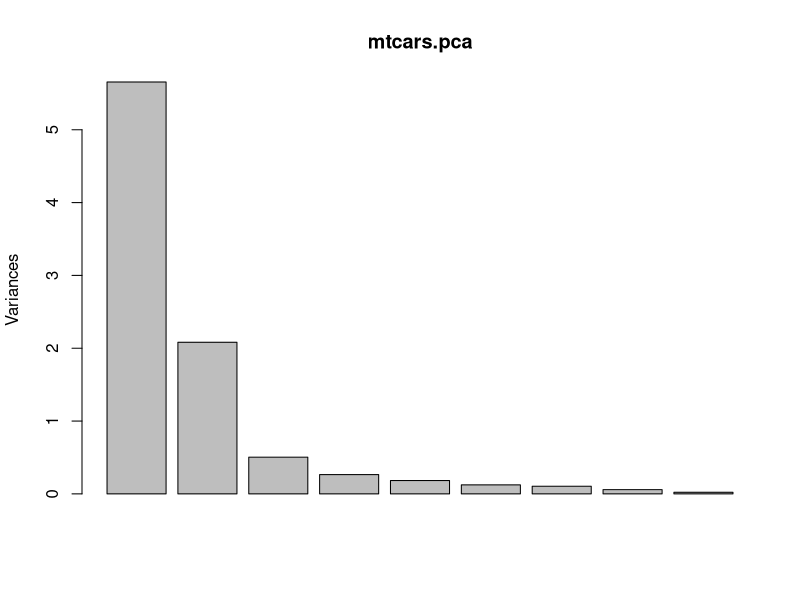

Here is the R script that generated this plot: (Note: this script raises an error after producing the figure.)


#************************************************
# PCA WITH MTCARS 
# 2018-11-14
#************************************************

library(tidyverse)
library(broom)
library(ggrepel)

# reference: https://www.datacamp.com/community/tutorials/pca-analysis-r 


# set up data --------
# PCA works best with numeric data
df1.mtcars.subset <- 
      mtcars %>% 
      select(-c(vs, am))


# PCA with prcomp( ) function: ------
?prcomp

mtcars.pca <- prcomp(df1.mtcars.subset, 
                     center = TRUE, 
                     scale = TRUE)

# notes: 
# PCA is sensitive to scales of data, so it makes 
# sense to mean-center and scale data before 
# doing PCA on it. 


# Examining the PCA object: --------
str(mtcars.pca)

print(mtcars.pca)

plot(mtcars.pca)

tidy(mtcars.pca)  # %>% View("tidy(PCA)")
# this seems to give the "coordinates"/"component scores"
# of each car along each PC (without specifying the 
# "factor scores" that specify the linear comb of the 
# orig variables that result in the principal components)



# let's plot the cars on PC1: 
tidy(mtcars.pca) %>% 
      filter(PC == 1) %>% 
      mutate(y = rep(1, 32)) %>% 
      left_join(df1.mtcars.subset, 
                by = c("row" = ))
      
      ggplot(aes(x = value, 
                 y = y, 
                 label = row)) + 
      geom_point() + 
      geom_text_repel(force = 50)  
      
      theme(lab)
